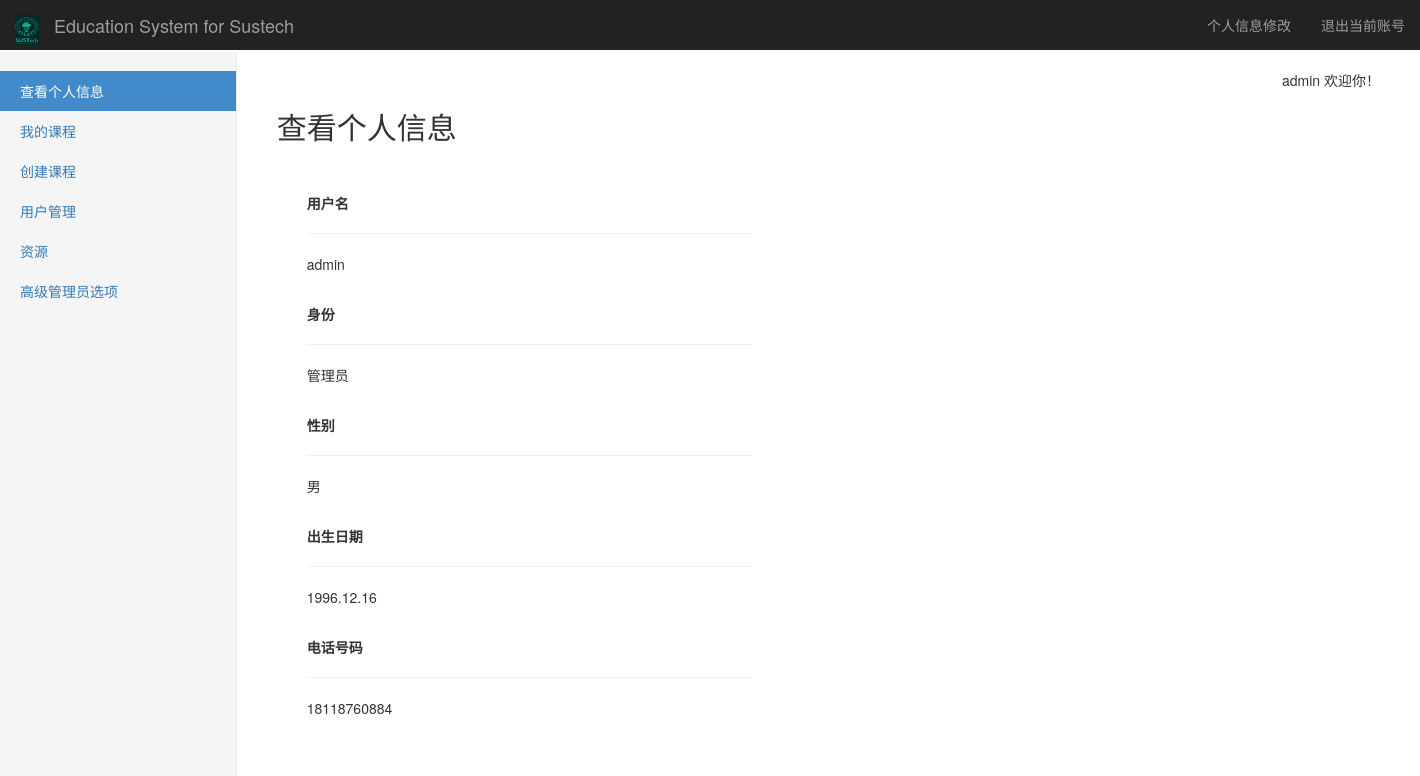
The page /myinformation (signed in) on the database as committed earlier.
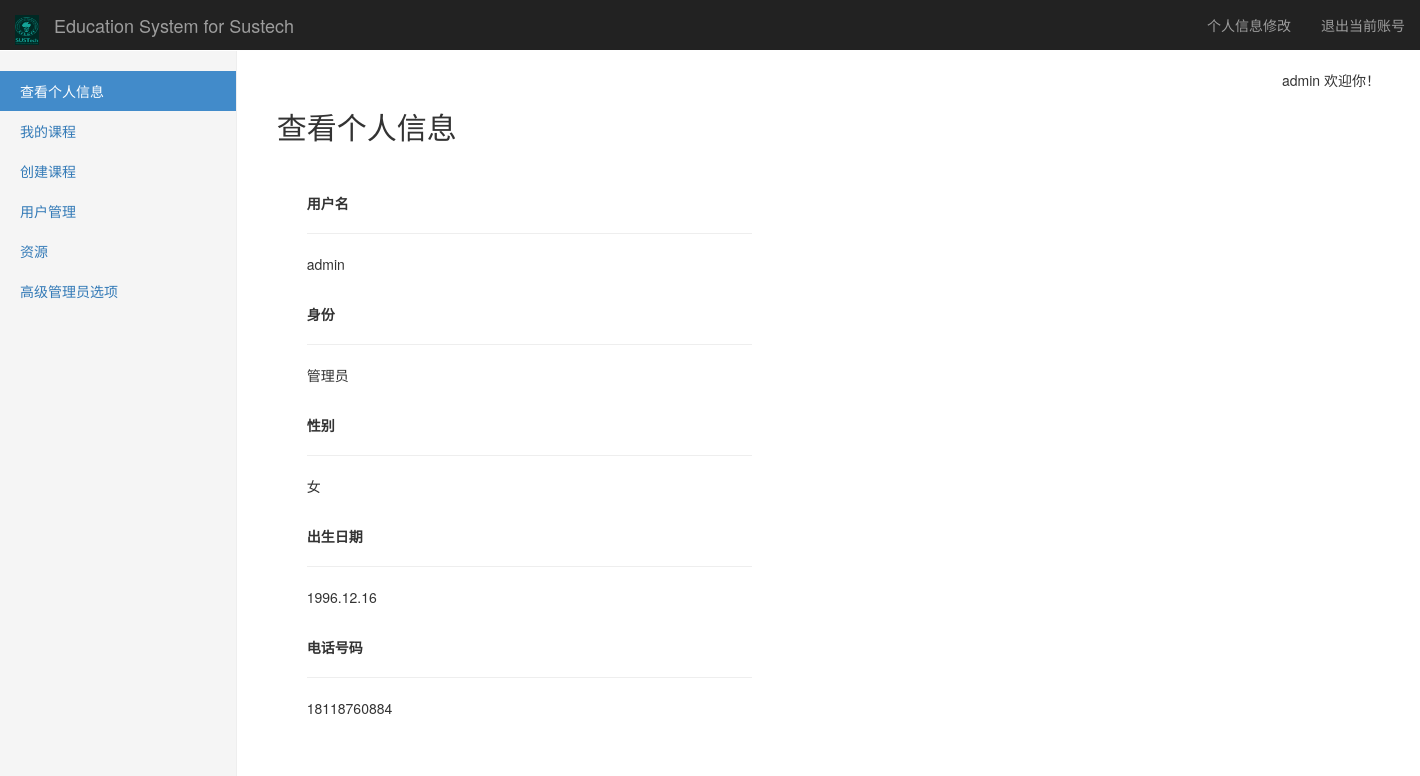
The same page on the database as committed later.
### tables this page shows
CREATE TABLE "infor" (
	`userid`	int NOT NULL,
	`telephone`	string NOT NULL,
	`sex`	string NOT NULL,
	`born`	string NOT NULL
);

### Listener.py (the view)
@app.route(myinformation_url, methods=['GET', 'POST'])
def myinformation():
    infor=SQL_Infor(get_db())   #获取infor方法集
    if not (session.get('login') and session.get('username') and session.get('privilege')):
        return redirect(url_for('logout'))
    username = session['username']
    p = session['privilege']
    sidebar = GetSideBar(GetBar(p),'查看个人信息')    #对sidebar进行处理
    user={'privilege':p,'sex':'未填写','telephone':'未填写','born':'未填写'} #user数据初始化
    userinfor = infor.GetInfor(username)    #根据用户名获取其信息
    if (len(userinfor) != 1):
        pass
    else:
        myinfor = userinfor[0]
        user['telephone'] = myinfor[1]
        user['sex'] = myinfor[2]
        user['born'] = myinfor[3]   #对user进行处理
    return render_template('myinformation.html', username=username, sidebar=sidebar,user=user,p=p)

### Config/Link_db.py (called while the page is built)
    def select(self,sql):
        try:
            self.__cursor.execute(sql)
            data = self.__cursor.fetchall()
            return data
        except:
            print("Error: unable to fecth data with sql query: "+sql)
            return False

    def close(self):
        if(self.__db!=None):
            self.__db.close()

### Listener.py (called while the page is built)
def get_db():   #使用flask的g对象，每次访问都会有个独立的g对象，保证线程的数据库操作的安全
    if not hasattr(g, 'db'):
        g.db = Link_db()
    return g.db

def GetBar(privilege):  #根据用户privilege返回不同的sidebar
    if(privilege==3):
        return adminbar
    elif(privilege==2):
        return teacherbar
    elif(privilege==1):
        return studentbar

### SQL_libarary/Func_lib.py (called while the page is built)
def GetSideBar(sidebar,activebar=None): #对sidebar进行整理并返回整理好的元组
    result=[]
    for key in sidebar:
        bar1={}
        bar1['name']=key
        bar1['href']=sidebar[key]
        if(activebar==key):
            bar1['active']='active'
        result.append(bar1)
    return result

### templates/myinformation.html (shortened to what this page needs)
{% extends "layout.html" %}
{% block body %}
<h2> 查看个人信息</h2>
<br/>
<br/>
<div class="container">
	<div class="col-sm-5">
		<strong>用户名</strong>
		<HR>
		<p>{{ username }}</p>
		<br/>
		<strong>身份</strong>
		<HR>
		<p>
		{% if user.privilege==1 %}
		学生
		{% elif user.privilege==2 %}
		教师
		{% elif user.privilege==3 %}
		管理员
		{% endif %}
		</p>
		<br/>
		<strong>性别</strong>
		<HR>
		<p>{{ user.sex }}</p>
		<br/>
		<strong>出生日期</strong>
		<HR>
		<p>{{ user.born }}</p>
		<br/>
		<strong>电话号码</strong>
		<HR>
		<p>{{ user.telephone }}</p>
	 </div>
</div>
{% endblock %}

Rows that differ between the two databases and show on the page:
changed infor: sex "男" → "女"
